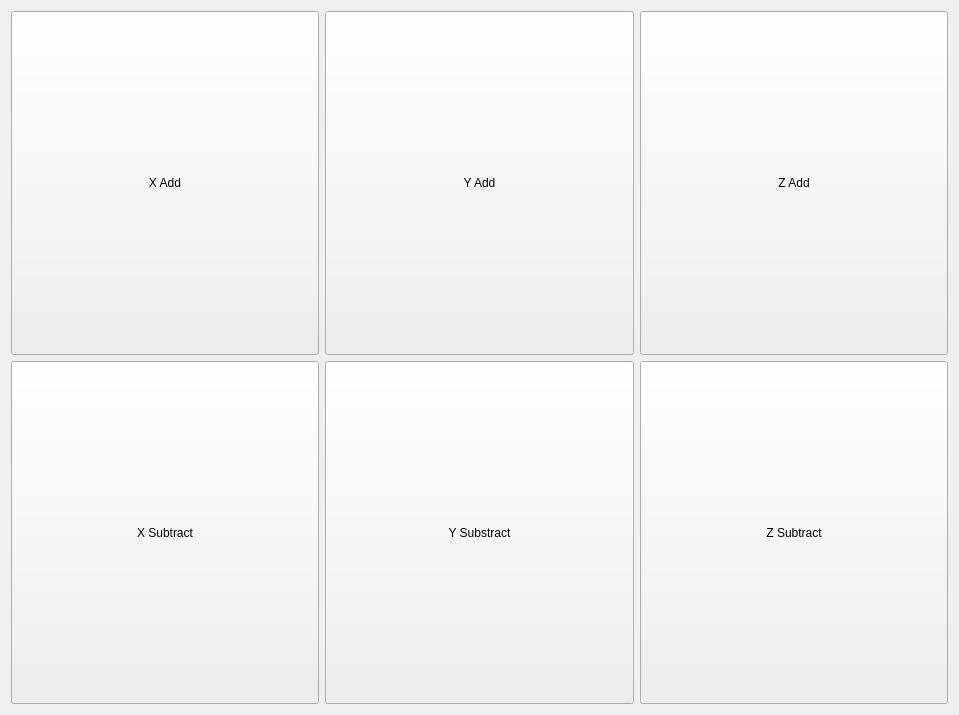
<?xml version="1.0" encoding="UTF-8"?>
<ui version="4.0">
 <class>QTransformWidget</class>
 <widget class="QWidget" name="QTransformWidget">
  <property name="geometry">
   <rect>
    <x>0</x>
    <y>0</y>
    <width>959</width>
    <height>715</height>
   </rect>
  </property>
  <property name="windowTitle">
   <string>Form</string>
  </property>
  <layout class="QGridLayout" name="gridLayout">
   <item row="2" column="1">
    <widget class="QToolButton" name="toolButtonYAdd">
     <property name="sizePolicy">
      <sizepolicy hsizetype="Minimum" vsizetype="Minimum">
       <horstretch>0</horstretch>
       <verstretch>0</verstretch>
      </sizepolicy>
     </property>
     <property name="text">
      <string>Y Add</string>
     </property>
     <property name="autoRepeat">
      <bool>true</bool>
     </property>
    </widget>
   </item>
   <item row="3" column="0">
    <widget class="QToolButton" name="toolButtonXSubstract">
     <property name="sizePolicy">
      <sizepolicy hsizetype="Minimum" vsizetype="Minimum">
       <horstretch>0</horstretch>
       <verstretch>0</verstretch>
      </sizepolicy>
     </property>
     <property name="text">
      <string>X Subtract</string>
     </property>
     <property name="autoRepeat">
      <bool>true</bool>
     </property>
    </widget>
   </item>
   <item row="3" column="1">
    <widget class="QToolButton" name="toolButtonYSubstract">
     <property name="sizePolicy">
      <sizepolicy hsizetype="Minimum" vsizetype="Minimum">
       <horstretch>0</horstretch>
       <verstretch>0</verstretch>
      </sizepolicy>
     </property>
     <property name="text">
      <string>Y Substract</string>
     </property>
     <property name="autoRepeat">
      <bool>true</bool>
     </property>
    </widget>
   </item>
   <item row="3" column="2">
    <widget class="QToolButton" name="toolButtonZSubstract">
     <property name="sizePolicy">
      <sizepolicy hsizetype="Minimum" vsizetype="Minimum">
       <horstretch>0</horstretch>
       <verstretch>0</verstretch>
      </sizepolicy>
     </property>
     <property name="text">
      <string>Z Subtract</string>
     </property>
     <property name="autoRepeat">
      <bool>true</bool>
     </property>
    </widget>
   </item>
   <item row="2" column="0">
    <widget class="QToolButton" name="toolButtonXAdd">
     <property name="sizePolicy">
      <sizepolicy hsizetype="Minimum" vsizetype="Minimum">
       <horstretch>0</horstretch>
       <verstretch>0</verstretch>
      </sizepolicy>
     </property>
     <property name="text">
      <string>X Add</string>
     </property>
     <property name="autoRepeat">
      <bool>true</bool>
     </property>
    </widget>
   </item>
   <item row="2" column="2">
    <widget class="QToolButton" name="toolButtonZAdd">
     <property name="sizePolicy">
      <sizepolicy hsizetype="Minimum" vsizetype="Minimum">
       <horstretch>0</horstretch>
       <verstretch>0</verstretch>
      </sizepolicy>
     </property>
     <property name="text">
      <string>Z Add</string>
     </property>
     <property name="autoRepeat">
      <bool>true</bool>
     </property>
    </widget>
   </item>
  </layout>
 </widget>
 <resources/>
 <connections/>
</ui>
